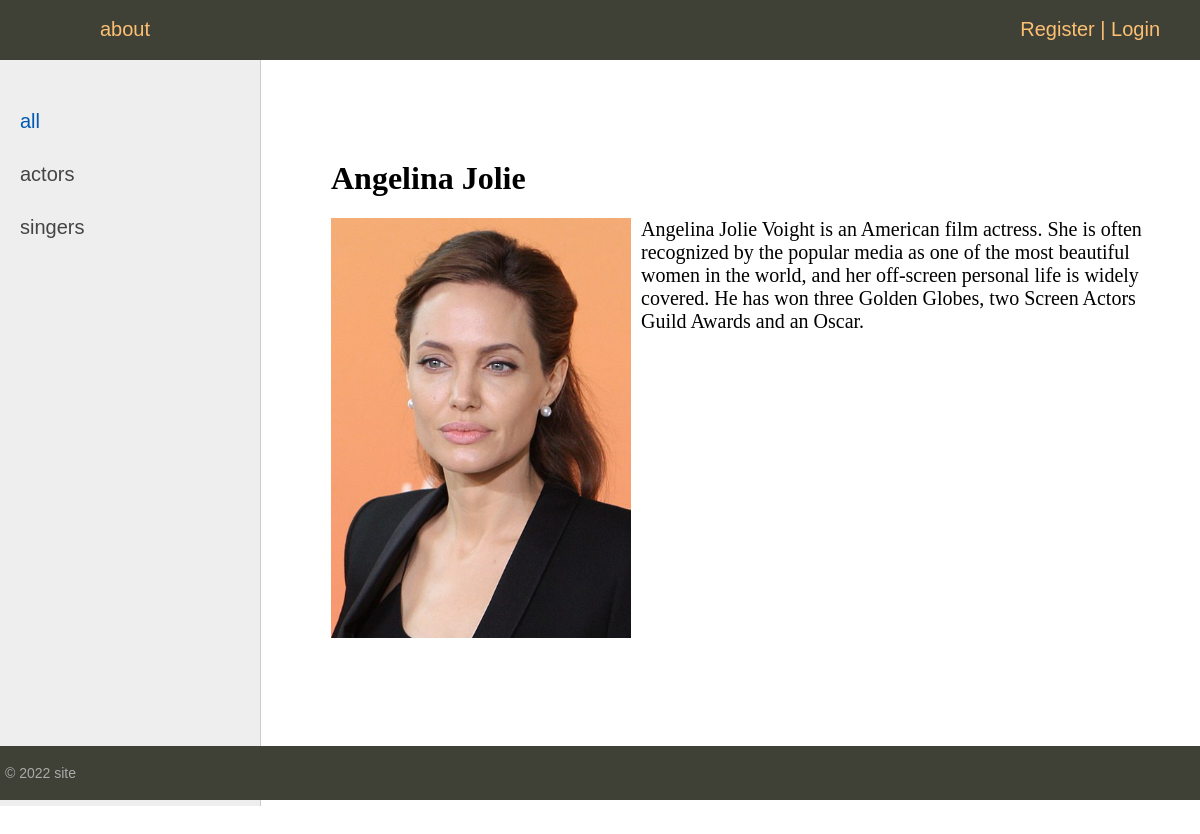
/post/angelina-jolie/, run on the app's committed database.
### women/models.py (models this page shows, shortened)
class Category(models.Model):
    name = models.CharField(max_length=100, db_index=True)
    slug = models.SlugField(max_length=250, unique=True, db_index=True, verbose_name="URL")
    def get_absolute_url(self):
        return reverse('category', kwargs={'cat_slug': self.slug})

class Women(models.Model):
    title = models.CharField(max_length=250)
    slug = models.SlugField(max_length=250, unique=True,db_index=True,verbose_name="URL")
    content = models.TextField(blank=True)
    photo = models.ImageField(upload_to="photos/%Y/%m/%d/")
    time_create = models.DateTimeField(auto_now_add=True)
    time_update = models.DateTimeField(auto_now=True)
    is_published = models.BooleanField(default=True)
    cat = models.ForeignKey('Category', on_delete=models.PROTECT)
    def __str__(self):
        return self.title
    class Meta:
        verbose_name = "popular women"
        verbose_name_plural = "popular women"
        ordering = ["time_create", "title"]

### women/views.py (the view)
# urls.py: path('post/<slug:post_slug>/', ShowPost.as_view() , name='post'),
class ShowPost(DataMixin, DetailView):
    model = Women
    template_name = 'women/post.html'
    slug_url_kwarg = 'post_slug'
    context_object_name = 'post'
    def get_context_data(self, *, object_list=None, **kwargs):
        context = super().get_context_data(**kwargs)
        c_def = self.get_user_context(title=context['post'])
        return dict(list(context.items()) + list(c_def.items()))

### women/templatetags/women_tags.py (called while the page is built)
@register.inclusion_tag('women/list_categories.html')
def show_categories():
    cats = Category.objects.all()
    return {'cats': cats}

### women/utils.py (called while the page is built)
    def get_user_context(self, **kwargs):
        context = kwargs
        cats = Category.objects.all()
        user_menu = menu.copy()
        if not self.request.user.is_authenticated:
                user_menu.pop(1)
        context['menu'] = user_menu
        context['cats'] = cats
        if 'cat_selected' not in context:
                context['cat_selected'] = 0
        return context

### women/templates/women/post.html
{% extends 'women/base.html' %}
{% block content %}
<h1>{{post.title}}</h1>
{% if post.photo %}
<p><img class="img-article-left" src="{{post.photo.url}}"></p>
{% endif %}
{{post.content}}
{% endblock %}

### women/templates/women/list_categories.html
{% for c in cats %}
	{% if c.pk == cat_selected %}
		<li class="selected">{{c.name}}</li>
	{% else %}
		<li><a href="{{ c.get_absolute_url }}">{{c.name}}</a></li>
	{% endif %}
{% endfor %}

### women/static/women/css/styles.css (style rules this page uses)
html, body { font-family: 'Arial'; margin: 0; padding: 0; height: 100%; width: 100%; color: #444; }
a { color: #0059b2; text-decoration: none; }
img { max-width: 600px; height: auto; }
img.img-article-left { max-width: 300px; height: auto; float: left; padding: 0 10px 10px 0; }
.left-chapters ul li { margin: 30px 0 0 0; color: #999; }
.left-chapters ul li a { color: #444; text-decoration: none; }
.content-text h1 { font-size: 32px; }

### data on the page
Category: name "actors"
Category: name "singers"
Women: title "Angelina Jolie", photo (picture), content "Angelina Jolie Voight is an American film actress. She is often recognized by the popular media as one of the most beautiful women in the world, and her off-screen personal life is widely covered. He has won three Golden Globes, two Screen Actors Guild Awards and an Oscar."

### other printed values
{{ m.title }} "about"
